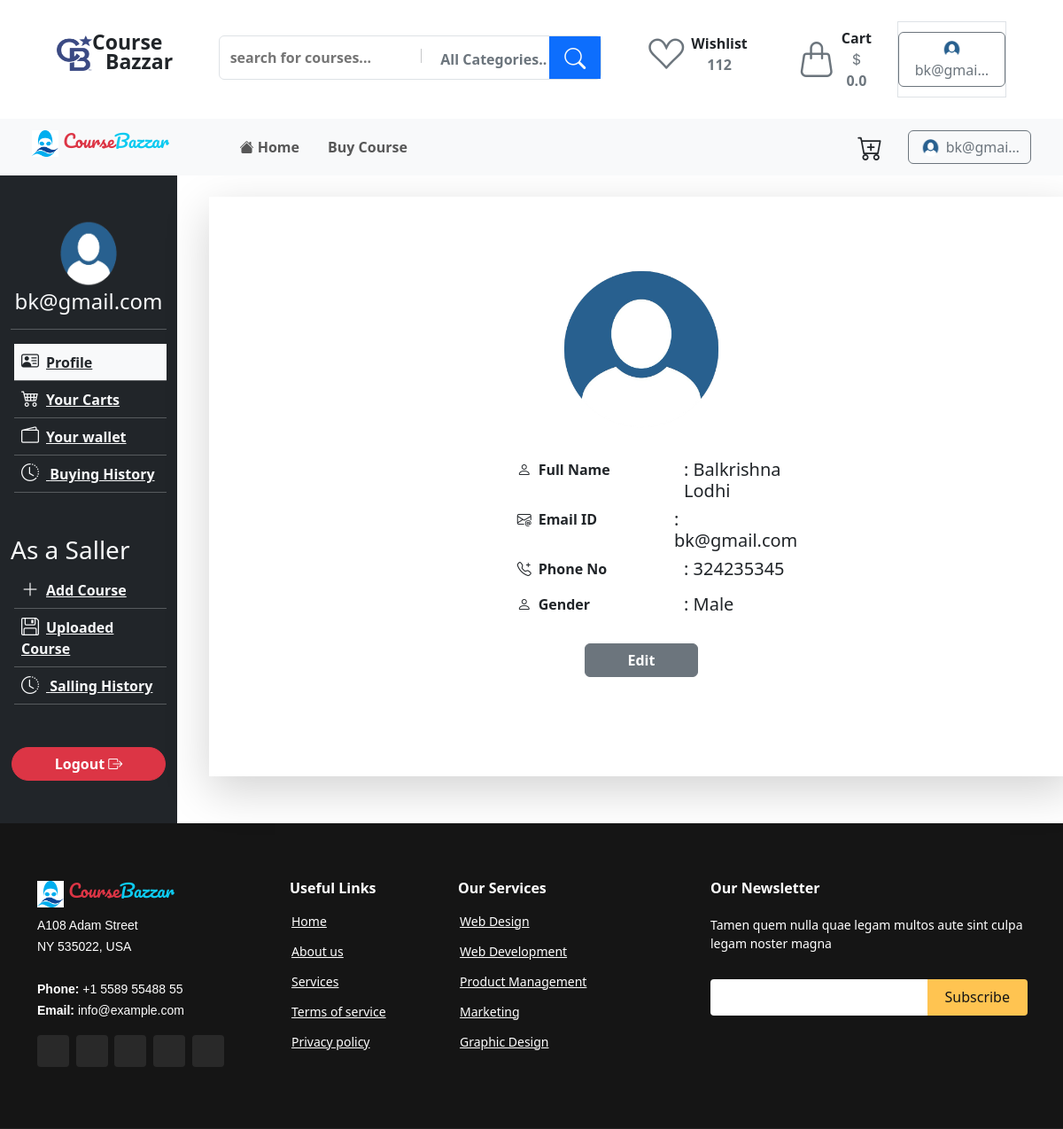
The app's page /customer/deshboard/profile/ (signed in) with its own data.
### customer/models.py (models this page shows)
class CustomUser(AbstractUser):
    is_buyer = models.BooleanField(default=True)
    is_saller = models.BooleanField(default=False)
    phone = models.CharField(max_length=15)
    gender =  models.CharField(max_length=32,choices=(('male',"Male"),("female", "Female"),("other", "Other")))
    image = models.ImageField(upload_to='Profile/', default='Profile/pic.png')

### customer/views.py (the view)
@login_required(login_url='login')
def customerprofile(request):
    return render(request, 'customerprofile.html' )

### customer/profile_context.py (called while the page is built)
def profile_detail(request):
    user = request.user
    if user.username == "admin":
        customer = False
        return  {'customer':customer}
    if user.is_authenticated :
        customer = CustomUser.objects.get(id = user.id)
        cartcounter =  AddToCart.objects.filter(user_id = customer.id).count()
        carts =  AddToCart.objects.filter(user_id = customer.id)
        total_price = 0.00
        for cart in carts:
            total_price += cart.course.price
        print(total_price)
        context={
            'customer':customer,
            'cartcounter' : cartcounter,
            'total_price':total_price
        }
    else:
        context={
            'customer':False
        }
    return  context

### templates/customerprofile.html
{% extends "base.html" %}
{% load static %}
{% block body %}
<div class="container-fluid">
    <div class="row">
        <div class="col-2 bg-dark">
            {% include 'customerdeshboard_sidebar.html' with profile='bg-light text-dark' %}
        </div>
        <div class="col-10">
<div class="container shadow-lg m-4 p-5">
    <div class="row py-4">
      <div class="col-12 text-center">
        <img
          src="{{customer.image.url}}"
          style="height: 200px; width: 250px"
          class="m-auto rounded-circle"
        />
      </div>
      <div class="col-5 m-auto my-4">
        <div class="row">
          <div class="col ps-5">
            <p class="fw-semibold">
              <i class="bi bi-person pt-1 pe-2 fw-semibold"></i>Full Name
            </p>
          </div>
          <div class="col ps-5">
            <h5>: {{customer.first_name}} {{customer.last_name}}</h5>
          </div>
        </div>
        <div class="row">
          <div class="col ps-5">
            <p class="fw-semibold">
              <i class="bi bi-envelope-at pt-1 pe-2 fw-semibold"></i>Email ID
            </p>
          </div>
          <div class="col ps-5">
            <h5>: {{customer.email}}</h5>
          </div>
        </div>
        <div class="row">
          <div class="col ps-5">
            <p class="fw-semibold">
              <i class="bi bi-telephone-plus pt-1 pe-2 fw-semibold"></i>Phone No
            </p>
          </div>
          <div class="col ps-5">
            <h5>: {{customer.phone}}</h5>
          </div>
        </div>
        <div class="row">
          <div class="col ps-5">
            <p class="fw-semibold">
              <i class="bi bi-person pt-1 pe-2 fw-semibold"></i>Gender
            </p>
          </div>
          <div class="col ps-5">
            <h5 class="text-capitalize">: {{customer.gender}}</h5>
          </div>
        </div>
        <div class="row my-3">
          <button class="btn btn-secondary px-5 fw-semibold w-auto mx-auto"> Edit</button>
        </div>
      </div>
    </div>
  </div>
        </div>
    </div>
</div>
{% endblock body %}

### templates/header.html (shortened to what this page needs)
{% load static %}
<div class="container-fluid px-5">
  <div class="row px-3 py-4">
      <div class="col-lg-2 col-sm-5 pt-3 d-flex text-center">
          <span>
              <img src="{% static 'images/cb-logo.png' %}" width="40px" height="40px" alt="" srcset="">
          </span>
          <span class="h-100 position-relative">
            <p class="mb-0  pb-0 fw-bold position-absolute" style="top:-10px; font-size:23px">Course</p>
            <p class="mb-0  pb-0 fw-bold position-absolute" style="top:12px; left:15px; font-size:23px">Bazzar</p>
          </span>
      </div>
      <div class="col-lg-5 col-sm-10  pt-3">
          <div class="border rounded-2 p-0 position-relative">
              <input type="text" class="border-0 m-1 p-2 w-50 fw-semibold" placeholder="search for courses..." name="" id="">
              <button class="btn text-secondary fw-semibold ps-3">All Categories.. </button>
              <button class="btn btn-primary position-absolute top-0 end-0 h-100 px-3 fs-4 rounded-0 text-light"><i class="bi bi-search"></i></button>
          </div>
      </div>
      <div class="col--lg5  col-sm-5  d-flex">
        <a href="">
          <button class=" btn ">
            <div class="mx-3 d-flex  align-items-center">
              <div>
                <i class="bi bi-suit-heart fs-1 text-secondary align-center"></i>
              </div>
              <div class="ps-2">
                <p class="mb-0 fw-semibold text-dark ">
                  Wishlist
                </p>
                <p class="mb-0 fw-semibold text-secondary">
                  112
                </p>
              </div>
            </div>
          </button>
        </a>
        <a href="{% url 'customercart' %}">
          <button class="btn">
            <div class="mx-3 d-flex  align-items-center">
             <div class=" position-relative">
               <i class="bi bi-handbag  fs-1 text-secondary align-center "></i>
               </div>
             <div class="ps-2">
               <p class="mb-0 fw-semibold text-dark ">
                 Cart
               </p>
               <p class="mb-0 fw-semibold text-secondary fs-6">
                 <i class="bi bi-currency-dollar "></i>{{total_price}}
               </p>
             </div>
           </div>
          </button>
        </a>
        {% if user.is_authenticated %}
          <div class="border  d-flex  align-items-center ms-auto">
            <a href="{% url 'customerprofile' %}" class="text-decoration-none">
              <button class="btn btn-outline-secondary">
                <img src="{{customer.image.url}}" alt="" style="width: 25px; height:22px" class="rounded-circle">
                {{user.email|truncatechars:8}}
              </button>
            </a>
          </div>
        {% endif %}
      </div>
  </div>
</div>
<nav class="navbar navbar-expand-lg bg-light px-4 py-1">
    <div class="container-fluid">
      <a class="navbar-brand h5" style="font-family: 'Pacifico', cursive;" href="/">
        <img src='{% static "images\logo.png" %}' style="width:30px; height:30px" srcset="">
        <span class="text-danger">Course</span><span class="text-info">Bazzar</span>
      </a>
      <div class="collapse navbar-collapse" id="navbarSupportedContent">
        <ul class="navbar-nav me-auto ps-5 mb-2 mb-lg-0">
          <li class="nav-item">
            <a class="nav-link mx-2 fw-semibold {{home}}" aria-current="page" href="{% url 'home' %}"><i class="bi bi-house-fill"></i> Home</a>
          </li>
          <li class="nav-item">
            <a class="nav-link mx-2 fw-semibold {{buycourse}}" aria-current="page" href="{% url 'Buy Course' %}">Buy Course</a>
          </li>
        </ul>
       <div>
        {% if user.is_authenticated %}
        <a href="{% url 'customercart' %}" class="text-decoration-none">
          <button  class="btn position-relative me-2 px-3">
            <i class="bi bi-cart-plus fs-3"></i>
          </button>
        </a>
          <a href="{% url 'customerprofile' %}" class="text-decoration-none">
            <button class="btn btn-outline-secondary">
              <img src="{{customer.image.url}}" alt="" style="width: 25px; height:22px" class="rounded-circle">
              {{user.email|truncatechars:8}}
            </button>
          </a>
        {% endif %}
       </div>
      </div>
    </div>
  </nav>

### templates/customerdeshboard_sidebar.html (shortened to what this page needs)
{% load static %}
<div class="py-5">
  <div class="text-center">
    {% if customer.image.url %}
    <img
      src="{{ customer.image.url }}"
      alt
      style="height: 80px; width: 90px"
      class="rounded-circle"
    />
    {% endif %}
    <h4 class="text-light">{{user.email}}</h4>
    <hr class="text-light" />
  </div>
  <div class="text-start">
    <ul class="ps-1" type="none">
      <a
        href="{% url 'customerprofile' %}"
        class="fw-semibold text-light {{profile}} "
        ><li class="{{profile}} align-center p-2">
          <i
            class="bi bi-person-vcard fw-semibold h5 pe-2 text-light {{profile}}"
          ></i
          >Profile
        </li></a
      >
      <hr class="text-light m-0" />
      <a
        href="{% url 'customercart' %}"
        class="fw-semibold text-light {{customercart}} w-100"
        ><li class="align-center p-2 {{customercart}}">
          <i
            class="bi bi-cart4 fw-semibold text-light h5 pe-2 {{customercart}}"
          ></i
          >Your Carts
        </li></a
      >
      <hr class="text-light m-0" />
      <a
        href="{% url 'wallet' %}"
        class="fw-semibold text-light {{wallet}} w-100"
        ><li class="align-center p-2 {{wallet}}">
          <i class="bi bi-wallet2 fw-semibold text-light h5 pe-2 {{wallet}}"></i
          >Your wallet
        </li></a
      >
      <hr class="text-light m-0" />
      <a
        href="{% url 'history' %}"
        class="fw-semibold text-light {{history}} w-100"
        ><li class="align-center p-2 {{history}}">
          <i
            class="bi bi-clock-history fw-semibold text-light h5 pe-2 {{history}}"
          ></i>
         Buying History
        </li></a
      >
      <hr class="text-light m-0" />
    </ul>
    <h3 class="text-light mt-5">As a Saller</h3>
    {% if user.is_saller %}
    <ul class="ps-1" type="none">
      <a
        href="{% url 'addcourse' %}"
        class="fw-semibold text-light {{addcourse}} w-100"
        ><li class="align-center p-2 {{addcourse}}">
          <i
            class="bi bi-plus-lg fw-semibold text-light h5 pe-2 {{addcourse}}"
          ></i
          >Add Course
        </li></a
      >
      <hr class="text-light m-0" />
      <a
        href="{% url 'uploadedcourses' %}"
        class="fw-semibold text-light {{uploadedcourses}} w-100"
        ><li class="align-center p-2 {{uploadedcourses}}">
          <i
            class="bi bi-floppy fw-semibold text-light h5 pe-2 {{uploadedcourses}}"
          ></i
          >Uploaded Course
        </li></a
      >
      <hr class="text-light m-0" />
      <a
        href="{% url 'history' %}"
        class="fw-semibold text-light {{history}} w-100"
        ><li class="align-center p-2 {{history}}">
          <i
            class="bi bi-clock-history fw-semibold text-light h5 pe-2 {{history}}"
          ></i>
         Salling History
        </li></a
      >
      <hr class="text-light m-0" />
    </ul>
    {% endif %}
  </div>
  <div class="text-center mt-5">
    <a href="{% url 'customerlogout' %}">
      <button
        class="btn btn-danger fw-semibold rounded-pill px-5 w-auto align-middle"
      >
        Logout <i class="bi bi-box-arrow-right"></i>
      </button>
    </a>
  </div>
</div>

### records on screen
CustomUser: image (picture), email "bk@gmai…", email "bk@gmail.com", first_name "Balkrishna", last_name "Lodhi", phone "324235345", gender "Male"

### other values on screen
{{ total_price }} "0.0"
